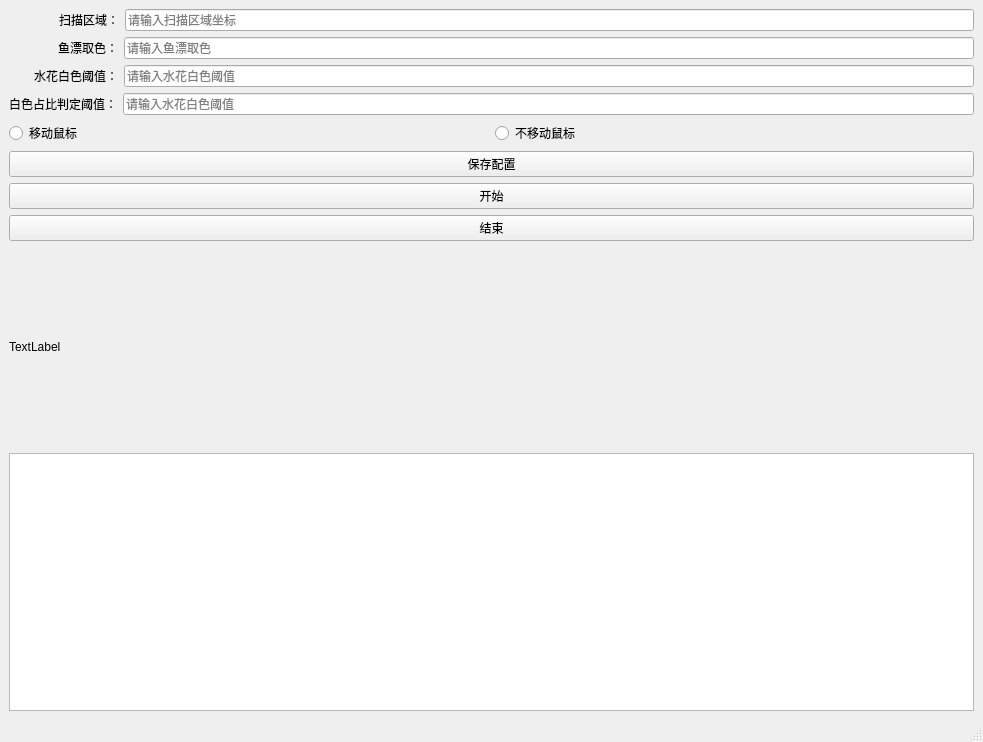
<?xml version="1.0" encoding="UTF-8"?>
<ui version="4.0">
 <class>MainWindow</class>
 <widget class="QMainWindow" name="MainWindow">
  <property name="geometry">
   <rect>
    <x>0</x>
    <y>0</y>
    <width>983</width>
    <height>742</height>
   </rect>
  </property>
  <property name="windowTitle">
   <string>MainWindow</string>
  </property>
  <widget class="QWidget" name="centralwidget">
   <layout class="QVBoxLayout" name="verticalLayout">
    <item>
     <layout class="QHBoxLayout" name="horizontalLayout">
      <item>
       <widget class="QLabel" name="label">
        <property name="text">
         <string>扫描区域：</string>
        </property>
        <property name="indent">
         <number>50</number>
        </property>
       </widget>
      </item>
      <item>
       <widget class="QLineEdit" name="lineEdit">
        <property name="sizePolicy">
         <sizepolicy hsizetype="Expanding" vsizetype="Fixed">
          <horstretch>0</horstretch>
          <verstretch>0</verstretch>
         </sizepolicy>
        </property>
        <property name="placeholderText">
         <string>请输入扫描区域坐标</string>
        </property>
       </widget>
      </item>
     </layout>
    </item>
    <item>
     <layout class="QHBoxLayout" name="horizontalLayout_2">
      <item>
       <widget class="QLabel" name="label_2">
        <property name="text">
         <string>鱼漂取色：</string>
        </property>
        <property name="indent">
         <number>49</number>
        </property>
       </widget>
      </item>
      <item>
       <widget class="QLineEdit" name="lineEdit_2">
        <property name="placeholderText">
         <string>请输入鱼漂取色</string>
        </property>
       </widget>
      </item>
     </layout>
    </item>
    <item>
     <layout class="QHBoxLayout" name="horizontalLayout_3">
      <item>
       <widget class="QLabel" name="label_3">
        <property name="text">
         <string>水花白色阈值：</string>
        </property>
        <property name="indent">
         <number>25</number>
        </property>
       </widget>
      </item>
      <item>
       <widget class="QLineEdit" name="lineEdit_3">
        <property name="placeholderText">
         <string>请输入水花白色阈值</string>
        </property>
       </widget>
      </item>
     </layout>
    </item>
    <item>
     <layout class="QHBoxLayout" name="horizontalLayout_4">
      <item>
       <widget class="QLabel" name="label_4">
        <property name="text">
         <string>白色占比判定阈值：</string>
        </property>
       </widget>
      </item>
      <item>
       <widget class="QLineEdit" name="lineEdit_4">
        <property name="placeholderText">
         <string>请输入水花白色阈值</string>
        </property>
       </widget>
      </item>
     </layout>
    </item>
    <item>
     <layout class="QHBoxLayout" name="horizontalLayout_6">
      <item>
       <widget class="QRadioButton" name="radioButton">
        <property name="text">
         <string>移动鼠标</string>
        </property>
        <attribute name="buttonGroup">
         <string notr="true">buttonGroup</string>
        </attribute>
       </widget>
      </item>
      <item>
       <widget class="QRadioButton" name="radioButton_2">
        <property name="text">
         <string>不移动鼠标</string>
        </property>
        <attribute name="buttonGroup">
         <string notr="true">buttonGroup</string>
        </attribute>
       </widget>
      </item>
     </layout>
    </item>
    <item>
     <widget class="QPushButton" name="pushButton">
      <property name="text">
       <string>保存配置</string>
      </property>
     </widget>
    </item>
    <item>
     <widget class="QPushButton" name="pushButton_2">
      <property name="text">
       <string>开始</string>
      </property>
     </widget>
    </item>
    <item>
     <widget class="QPushButton" name="pushButton_3">
      <property name="text">
       <string>结束</string>
      </property>
     </widget>
    </item>
    <item>
     <widget class="QLabel" name="label_5">
      <property name="minimumSize">
       <size>
        <width>0</width>
        <height>200</height>
       </size>
      </property>
      <property name="text">
       <string>TextLabel</string>
      </property>
      <property name="indent">
       <number>0</number>
      </property>
     </widget>
    </item>
    <item>
     <widget class="QTextBrowser" name="textBrowser"/>
    </item>
   </layout>
  </widget>
  <widget class="QMenuBar" name="menubar">
   <property name="geometry">
    <rect>
     <x>0</x>
     <y>0</y>
     <width>983</width>
     <height>23</height>
    </rect>
   </property>
  </widget>
  <widget class="QStatusBar" name="statusbar"/>
 </widget>
 <resources/>
 <connections/>
 <buttongroups>
  <buttongroup name="buttonGroup"/>
 </buttongroups>
</ui>
